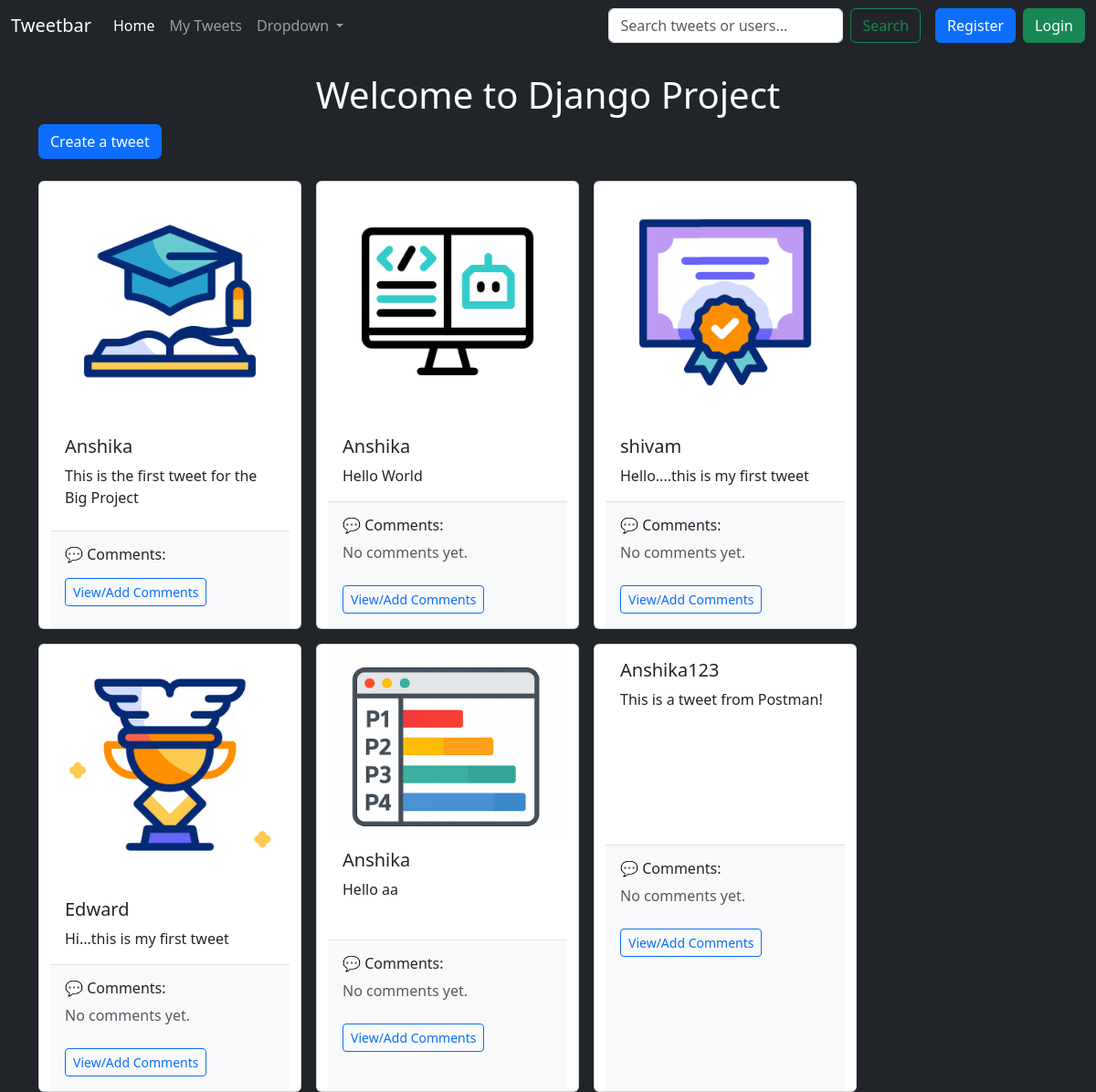
The page / on the database its author committed.
### tweet/models.py (models this page shows, shortened)
class Tweet(models.Model):
    user = models.ForeignKey(User, on_delete=models.CASCADE)
    text = models.TextField(max_length = 240)
    photo = models.ImageField(upload_to='photos/', blank=True, null=True)
    created_at = models.DateTimeField(auto_now_add=True)
    updated_at = models.DateTimeField(auto_now=True)

### tweet/views.py (the view)
# urls.py: path("", views.tweet_list, name='tweet_list'),
def tweet_list(request):
    query = request.GET.get('q')
    if query:
        tweets = Tweet.objects.filter(
            Q(text__icontains = query) |
            Q(user__username__icontains = query)
        ).order_by('created_at')
    else:
        tweets = Tweet.objects.all().order_by('created_at')
    return render(request, 'tweet_list.html', {
        'tweets': tweets,
        'query': query
    })

### tweet/templates/tweet_list.html (shortened to what this page needs)
{% extends "layout.html" %}
{% block content %}
<h1 class="text-center text-white mt-4">Welcome to Django Project</h1>
<a class="btn btn-primary mb-4" href="{% url 'tweet_create' %}">Create a tweet</a>
{% if tweets %}
<div class="container row gap-3">
    {% for tweet in tweets %}
    <div class="card text-dark" style="width: 18rem;">
        {% if tweet.photo %}
        <img src="{{ tweet.photo.url }}" class="img-fluid" alt="Tweet Image">
        {% endif %}
        <div class="card-body">
            <h5 class="card-title">{{ tweet.user.username }}</h5>
            <p class="card-text">{{ tweet.text }}</p>
        </div>
        <div class="card-body border-top bg-light text-dark">
            <h6>💬 Comments:</h6>
            {% if tweet.comments.count == 0 %}
               <p class="text-muted">No comments yet.</p>
            {% endif %}
            <a href="{% url 'comment_list' tweet.id %}" class="btn btn-outline-primary btn-sm mt-2">
                View/Add Comments
            </a>
        </div>
    </div>
    {% endfor %}
</div>
{% else %}
    <h4 class="text-center text-warning mt-4">No tweets found for your search.</h4>
{% endif %}
{% endblock %}

### rows shown on the page
Tweet: photo (picture), user.username "Anshika", text "This is the first tweet for the Big Project"
Tweet: photo (picture), user.username "Anshika", text "Hello World", shows "No comments yet."
Tweet: photo (picture), user.username "shivam", text "Hello....this is my first tweet", shows "No comments yet."
Tweet: photo (picture), user.username "Edward", text "Hi...this is my first tweet", shows "No comments yet."
Tweet: photo (picture), user.username "Anshika", text "Hello aa", shows "No comments yet."
Tweet: user.username "Anshika123", text "This is a tweet from Postman!", shows "No comments yet."
